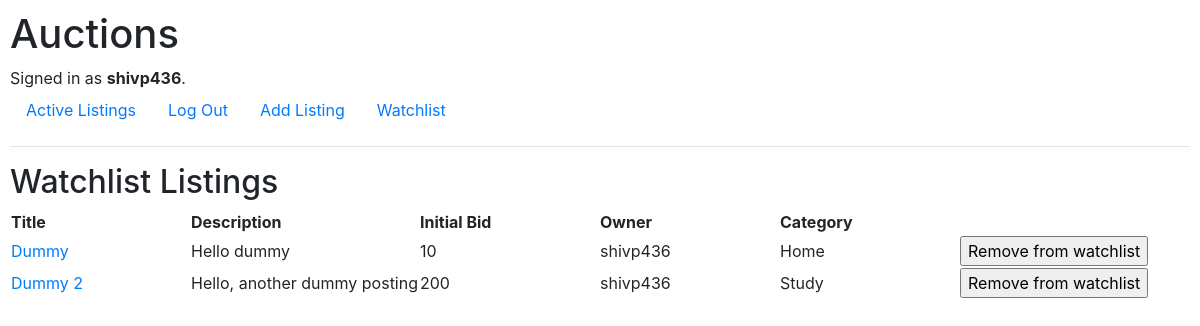
/watchlist (signed in), run on an earlier commit of the app's database.
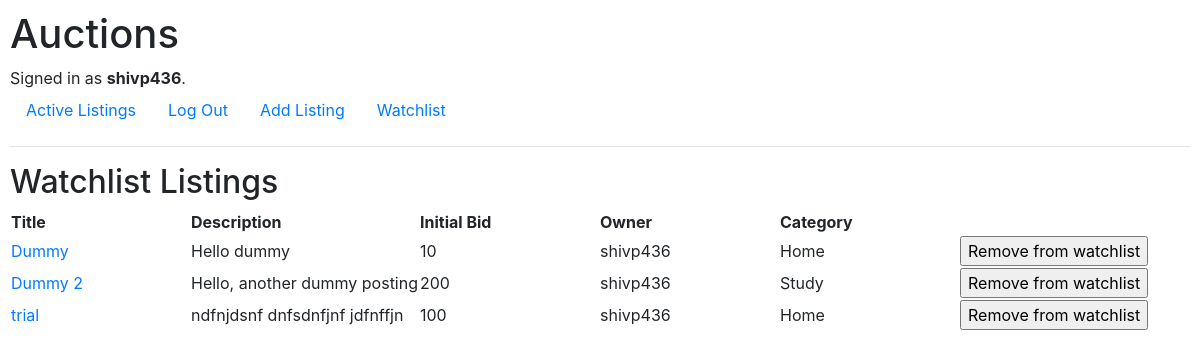
And on a later commit of the database.
### auctions/models.py (models this page shows, shortened)
class ListingModel(models.Model):
    id = models.AutoField(primary_key=True)
    title = models.CharField(max_length=64)
    description = models.TextField(max_length=300)
    i_bid = models.PositiveIntegerField()
    owner = models.ForeignKey(
        "User",
        on_delete=models.CASCADE,
        null=True,
        blank=True,
    )
    category = models.CharField(
        max_length=20,
    )

class User(AbstractUser):
    watchlist = models.ManyToManyField(
        ListingModel,
        blank=True,
        related_name="interested_users",
    )

### auctions/views.py (the view, shortened to what this page needs)
# urls.py: path("watchlist", views.watchlist, name="watchlist"),
@login_required
def watchlist(request):
    user = request.user
    listed_items = ListingModel.objects.filter(interested_users=user)
    return render(
        request,
        "auctions/watchlist.html",
        {
            "items": listed_items,
        },
    )

### auctions/templates/auctions/watchlist.html (shortened to what this page needs)
{% extends "auctions/layout.html" %}
{% block body %}
    <h2>Watchlist Listings</h2>
    <table>
      <tr>
        <th>Title</th>
        <th>Description</th>
        <th>Initial Bid</th>
        <th>Owner</th>
        <th>Category</th>
      </tr>
      {% for item in items %}
      <tr>
        <td><a href="{% url 'listing_view' item.id %}">{{ item.title }}</a> </td>
        <td> {{ item.description }} </td>
        <td> {{ item.i_bid }} </td>
        <td> {{ item.owner }} </td>
        <td> {{ item.category }} </td>
        <td>
          {% if user in item.interested_users.all %}
            <form action="{% url 'watchlist' %}" method="post">
              <input type="submit" value="Remove from watchlist">
            </form>
          {% endif %}
        </td>
      </tr>
      {% endfor %}
    </table>
{% endblock %}

What changed in the data, as far as the page shows it:
added ListingModel: title "trial", description "ndfnjdsnf dnfsdnfjnf jdfnffjn", i_bid "100", owner "shivp436", category "Home"
